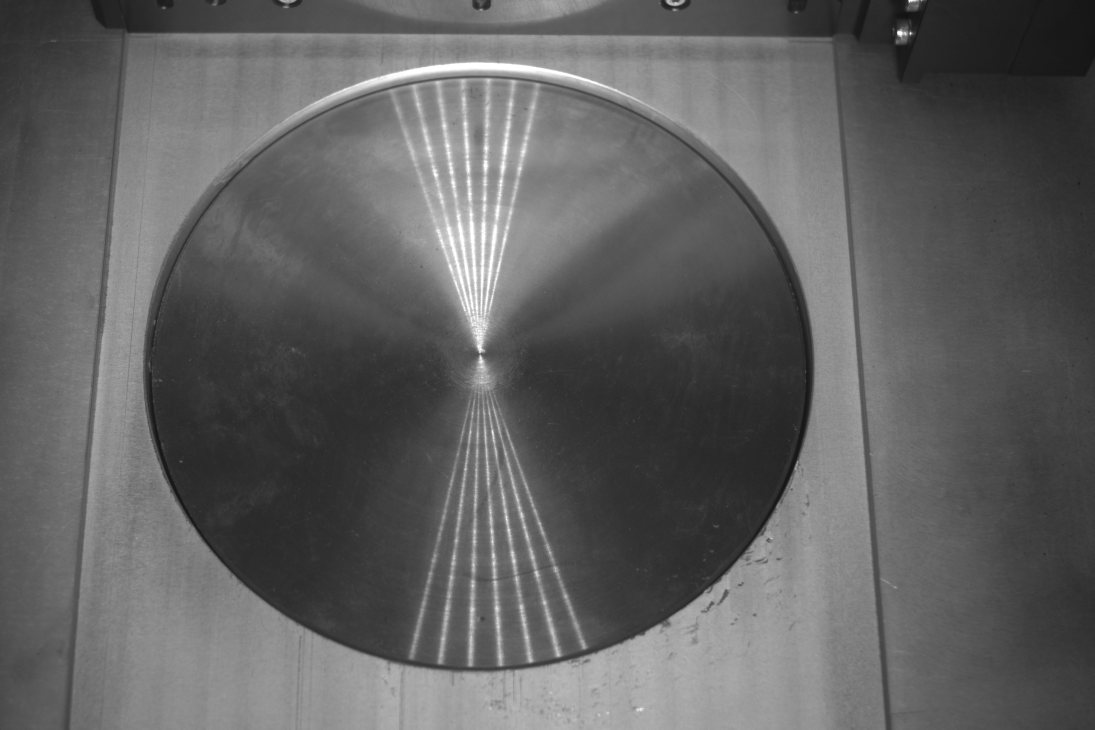
#> input picture Data/Geometric/origin.jpg, 5472 x 3648 px (shown at 1/5 size)
$ python -i melt_contour.py   (imports and definitions only)
#> lines starting #> are read from the running program, lines starting #| are printed output that depends on the picture; after the words box and inside, x2 and y2 are one past the last pixel; in counts of white or black regions, pixels touching at a corner belong together
#> further down, picture is the input picture: shape (3648, 5472, 3); min 15, max 255, mean 97
import cv2 as cv
import numpy as np
import argparse
import glob
import os
import colorama

from utils import progress_bar

def rotate_img(img):
    (h, w, d) = img.shape
    center = (w // 2, h // 2)
    M = cv.getRotationMatrix2D(center, -90, 1.0)
    return cv.warpAffine(img, M, (w, h))

def create_mask_image(mask_path):
    new_width = 4320
    new_height = 4320
    mask = cv.imread(mask_path)
    mask = rotate_img(mask)

    rows, cols = mask.shape[:2]
    mask = cv.resize(mask, (new_width, new_height))
    mask = cv.resize(mask, None, fx=1.46, fy=1.48,
                     interpolation=cv.INTER_LINEAR)

    # shift image
    M = np.float32([[1, 0, 70], [0, 1, 200]])
    mask = cv.warpAffine(mask, M, (new_width, new_height),
                         borderValue=(255, 255, 255))
    mask = mask[0:new_width, 0:new_height]
    return mask

# get the contours of image
def get_contour(img):
    ret, binary = cv.threshold(img, 127, 255, cv.THRESH_BINARY)
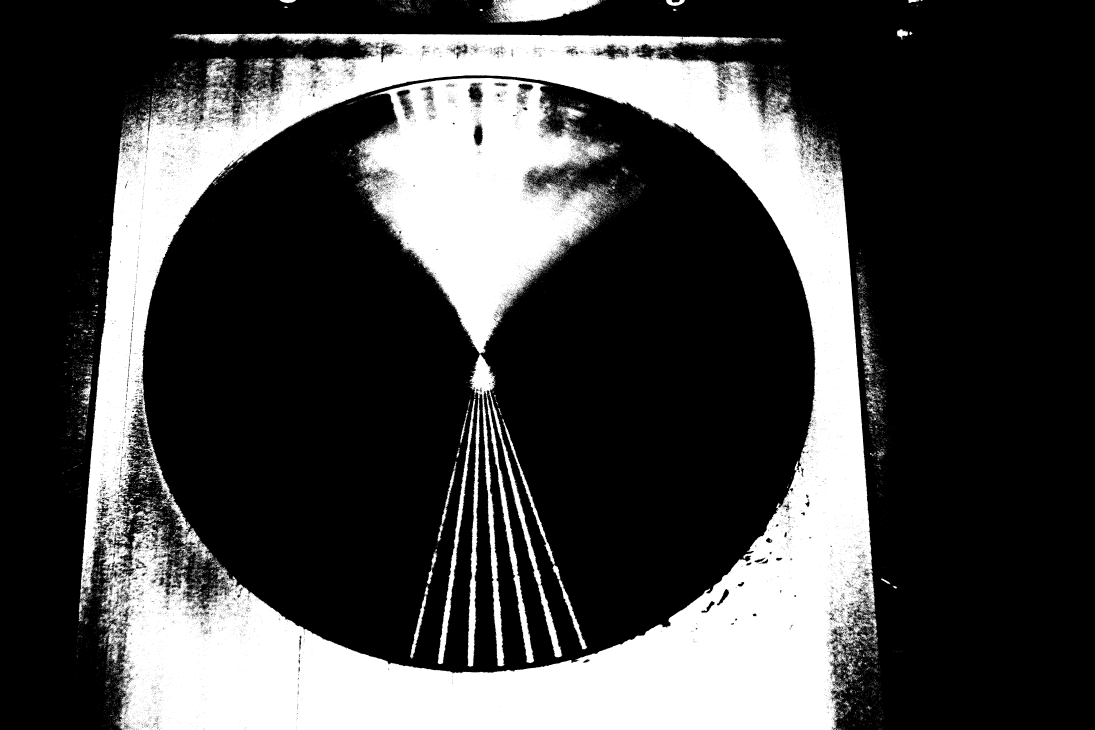
#> binary: shape (3648, 5472, 3) (shown at 1/5 size); 27.2% white; 35777 white regions (34990 under 20 px), largest, box (x1, y1, x2, y2) and area: (400, 167, 4376, 3648) 4083259, (1792, 389, 3041, 1768) 912349, (2337, 1771, 2812, 3333) 135112
    blur_img = cv.GaussianBlur(binary, (3, 3), 0)
    canny_img = cv.Canny(blur_img, 80, 200)
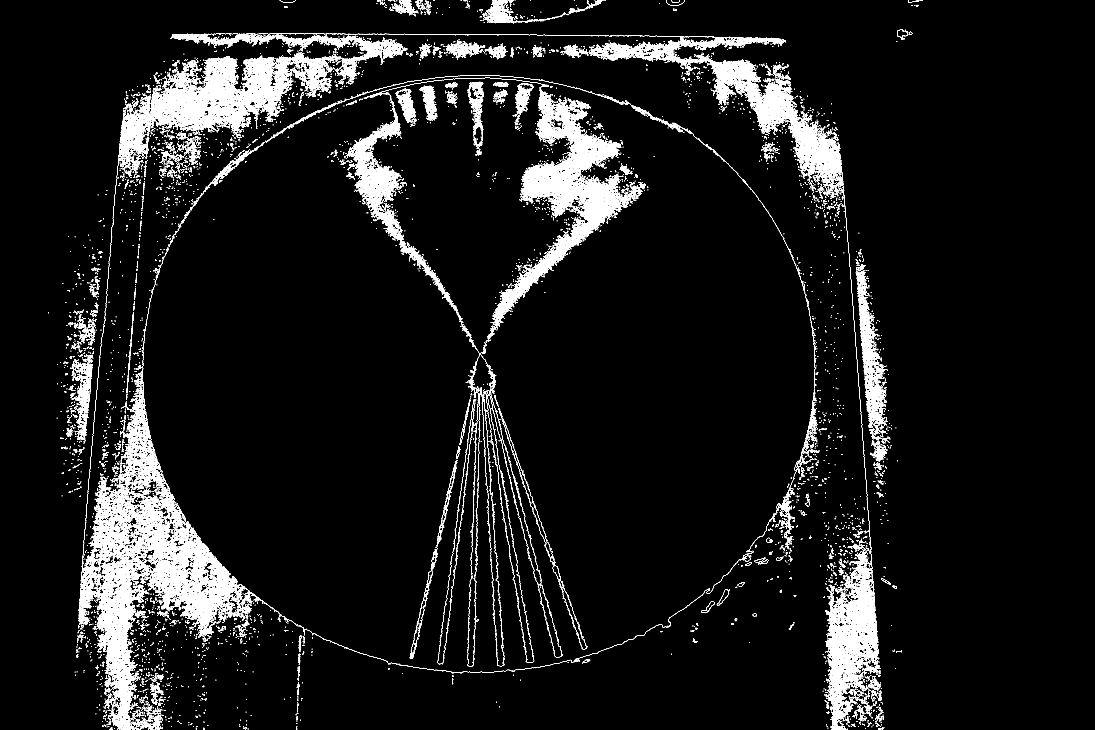
#> canny_img: shape (3648, 5472) (shown at 1/5 size); 3.6% white in thin lines or dots, all inside (x1, y1, x2, y2) = (241, 0, 4615, 3648)
    contours, _ = cv.findContours(
        canny_img.copy(), cv.RETR_EXTERNAL, cv.CHAIN_APPROX_SIMPLE)
#> contours = 29646 contours, 27129 with area under 20; largest, box (x1, y1, x2, y2) and area: (2699, 817, 3006, 1010) 5744, (4130, 3074, 4315, 3332) 5681, (3949, 579, 4129, 784) 4628, (1785, 833, 1949, 955) 4070, (510, 2779, 740, 2974) 3910
    return contours

# crop the image
def crop_image(img, contour):
    x, y, w, h = cv.boundingRect(contour)
    return img[y:y + h, x:x + w]


# [61 lines not run here, left out]

>>> import cv2
>>> picture = cv2.imread('Data/Geometric/origin.jpg')
>>> result = get_contour(picture)
#> result has the same summary as contours in get_contour
